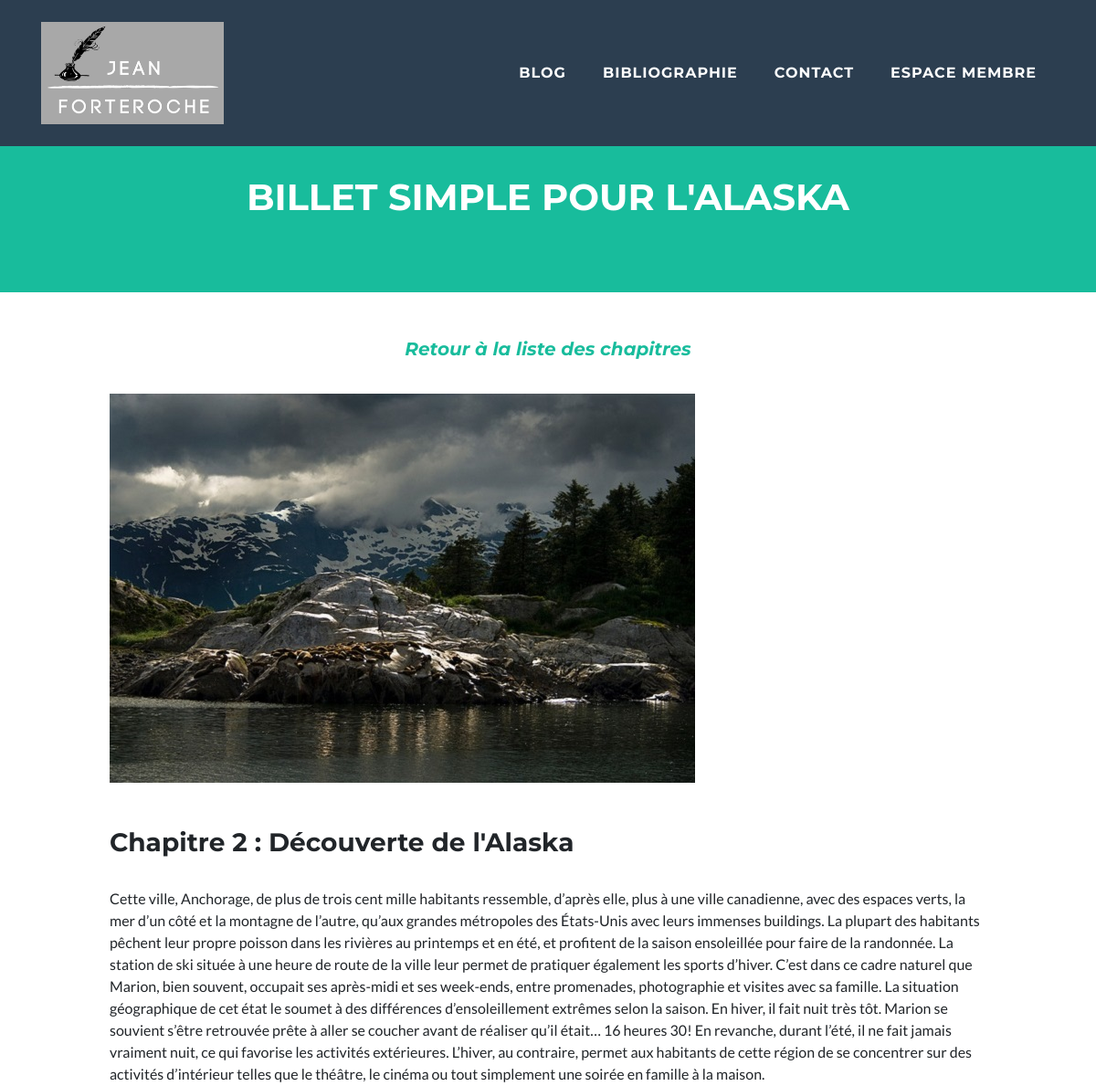
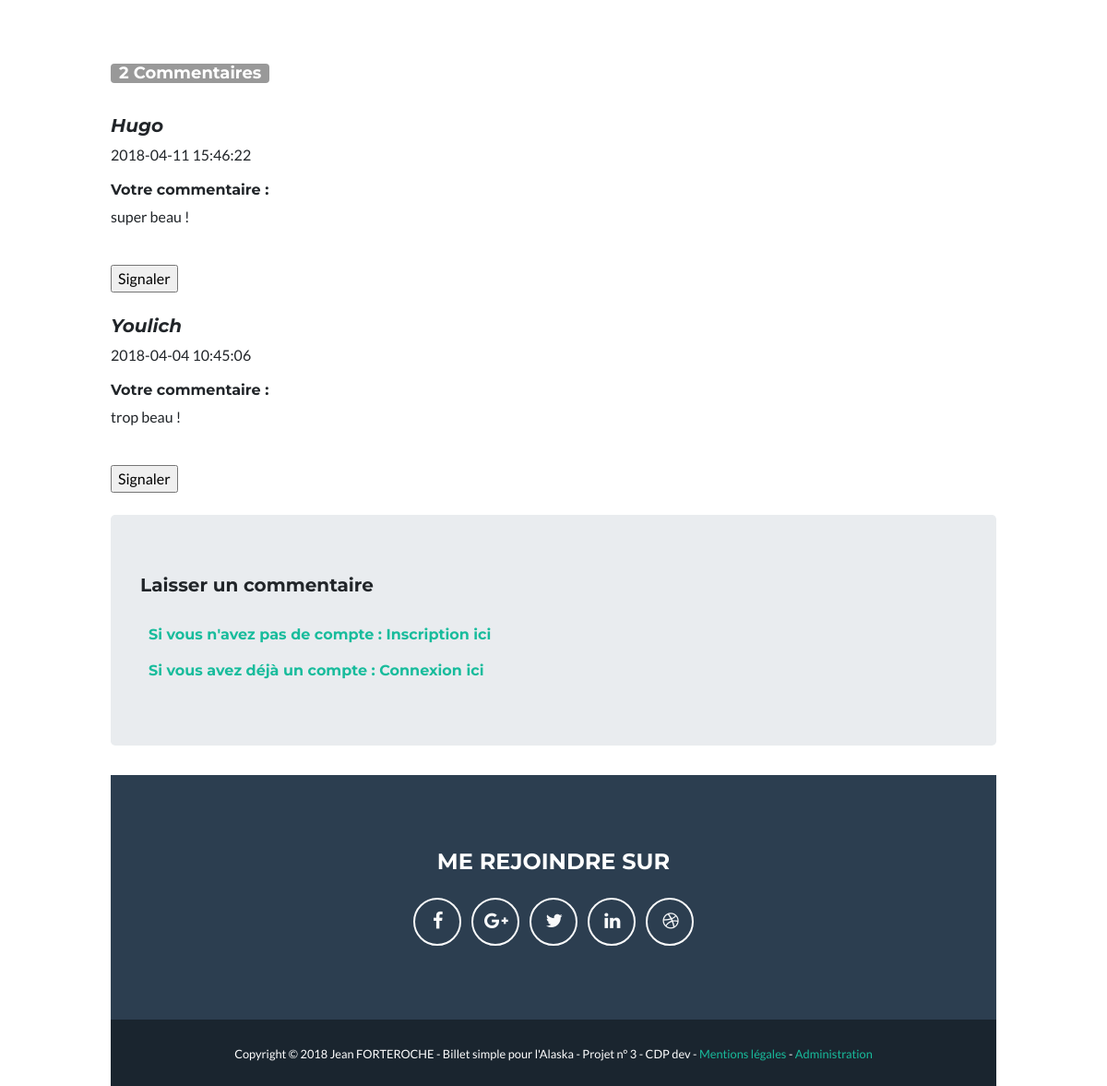
Screenshot of /index.php?action=chapter&id=2 with the database file from the repository (2 pictures, top to bottom).
### tables this page shows
CREATE TABLE IF NOT EXISTS `images` (
  `id` int(11) NOT NULL AUTO_INCREMENT,
  `name` varchar(255) NOT NULL,
  `fileUrl` varchar(255) NOT NULL,
  `chapterId` int(11) DEFAULT NULL,
  PRIMARY KEY (`id`)
);

CREATE TABLE IF NOT EXISTS `chapters` (
  `id` int(11) NOT NULL AUTO_INCREMENT,
  `chapterDate` date DEFAULT NULL,
  `title` varchar(255) DEFAULT NULL,
  `content` text,
  `resum` text,
  `nbcomms` int(11) DEFAULT NULL,
  `bookId` int(11) DEFAULT NULL,
  `imageId` int(11) DEFAULT NULL,
  PRIMARY KEY (`id`)
);

CREATE TABLE IF NOT EXISTS `comments` (
  `id` int(11) NOT NULL AUTO_INCREMENT,
  `comment` text NOT NULL,
  `commentDate` datetime NOT NULL,
  `chapterId` int(11) NOT NULL,
  `membreId` int(11) NOT NULL,
  `membrePseudo` varchar(255) NOT NULL,
  `statut` enum('En attente','Valide','Refus','Alerte') NOT NULL,
  PRIMARY KEY (`id`)
);

### index.php (called while the page is built, shortened)
<?php
require_once("controler/Autoload.php");
$router = new \router\Router();
$router->diriger();

### model/ImagesManager.php (called while the page is built, shortened)
<?php
class ImagesManager extends DbConnect
{
    public function getImage($chapterId)
    {
        $pdo = $this->dbConnect();
        $PDOStatement = $pdo->prepare('SELECT * FROM images WHERE chapterId = ?');
        $PDOStatement->execute(array($chapterId));
        while ($data = $PDOStatement->fetch(\PDO::FETCH_ASSOC)) {
            $image = new Images();
            $image->hydrate($data);
        }
        return $image;
    }
}

### model/ChapterManager.php (called while the page is built, shortened)
<?php
class ChapterManager extends DbConnect
{
    public function getChapter ($chapterId)
    {
        $db = $this->dbConnect();
        $req = $db->prepare('SELECT id, title, resum, bookId, content, imageId,  DATE_FORMAT(chapterDate, \'%d/%m/%Y / %HH%imin\') AS chapterDatefr FROM chapters WHERE id = ?');
        $req->execute(array($chapterId));
        while ($data = $req->fetch()) {
            $chapterselect = new Chapter();
            $chapterselect->hydrate($data);
        }
        return $chapterselect;
    }
}

### controler/Autoload.php (called while the page is built, shortened)
<?php
class Autoload
{
    static function chargerClass($class)
    {
        $file = str_replace('\\','/',$class);
        $file = ltrim($file,'/');
    }
}

### entity/Images.php (called while the page is built, shortened)
<?php
class Images
{
    private $fileUrl;
    public function hydrate(array $donnees)
    {
        foreach ($donnees as $key => $value)
        {
            $method = 'set'.ucfirst($key);
        }
    }
    public function getFileUrl()
    {
        return $this->fileUrl;
    }
    public function setFileUrl ($fileUrl)
    {
        $this->fileUrl = $fileUrl;
    }
}

### entity/Chapter.php (called while the page is built, shortened)
<?php
class Chapter
{
    private $id;
    private $title;
    private $content;
    public function hydrate(array $donnees)
    {
        foreach ($donnees as $key => $value)
        {
            $method = 'set'.ucfirst($key);
        }
    }
    public function getId()
    {
        return $this->id;
    }
    public function setId($id)
    {
        $this->id = $id;
    }
    public function getTitle()
    {
        return $this->title;
    }
    public function setTitle($title)
    {
        $this->title = $title;
    }
    public function getContent()
    {
        return $this->content;
    }
    public function setContent($content)
    {
        $this->content = $content;
    }
}

### model/CommentManager.php (called while the page is built, shortened)
<?php
class CommentManager extends DbConnect
{
    public function getCommentsChapter ($chapterId)
    {
        $comments = array();
        $db = $this->dbConnect();
        $req = $db->prepare('SELECT * FROM comments WHERE chapterId = ? ORDER BY commentDate DESC');
        $req->execute(array($chapterId));
        while ($data = $req->fetch()) {
            $comment = new Comment();
            $comment->hydrate($data);
            $comments[] = $comment;
        }
        return $comments;
    }
    public function CountCommentsChapter($chapterId)
    {
        $pdo = $this->dbConnect();
        $PDOStatement = $pdo->prepare('SELECT COUNT(*) as total FROM comments WHERE chapterId = ?');
        $PDOStatement->execute(array($chapterId));
        $data = $PDOStatement->fetch();
        return $count = $data['total'];
    }
}

### entity/Comment.php (called while the page is built, shortened)
<?php
class Comment
{
    private $comment;
    private $commentDate;
    private $membrePseudo;
    public function hydrate(array $donnees)
    {
        foreach ($donnees as $key => $value)
        {
            $method = 'set'.ucfirst($key);
        }
    }
    public function getComment ()
    {
        return $this->comment;
    }
    public function setComment ($comment)
    {
        $this->comment = $comment;
    }
    public function getCommentDate()
    {
        return $this->commentDate;
    }
    public function setCommentDate ($commentDate)
    {
        $this->commentDate = $commentDate;
    }
    public function getMembrePseudo()
    {
        return $this->membrePseudo;
    }
    public function setMembrePseudo ($membrePseudo)
    {
        $this->membrePseudo = $membrePseudo;
    }
}

### view/frontend/ChapterView.php (the view, shortened to what this page needs)
    <em><h5 class="link text-center"><a href="index.php?action=listChapters">Retour à la liste des chapitres</a></em> </h5>
    <div class="post">
        <p>
            <img src="<?php echo $image?>" />
        </p>
        <h3><br>
            <?= htmlspecialchars($chapter->getTitle()) ?>
        </h3><br>
        <p>
            <?= htmlspecialchars($chapter->getContent()) ?>
        </p>
    </div>
    <br><br>
    <h4 id="nbcomments" ><span class="badge"><?= $nbComms ?> Commentaires</span></h4>
    <br/>
<?php foreach ($comments as $comment)
{ ?>
    <div>
        <h5><em><?= htmlspecialchars($comment->getMembrePseudo()) ?></em></h5>
        <?php echo $comment->getCommentDate() ?>
        <br>
        <p><h6>Votre commentaire : </h6><?= htmlspecialchars($comment->getComment()) ?></p>
        <br/>
        <a href="index.php?action=signaled&amp;id=<?php echo $chapter->getId() ?>"><input type="button" value="Signaler"></a>
    </div>
    <br/>
    <?php
} ?>
    <div class="jumbotron">
            <h5>Laisser un commentaire</h5>
            <br>
            <?php if (isset($_SESSION['id'])) {?>
            <form action="index.php?action=addComment&amp;id=<?= $chapter->getId() ?>" method="post">
                <div>
                    <?php
                    echo $_SESSION['pseudo']; ?>
                </div>
                <div>
                    <label for="comment">Commentaire</label><br />
                    <textarea id="comment" name="comment"></textarea>
                </div>
                <div>
                    <input type="submit" value="Envoyer" />
                </div>
            </form>
    </div>
    <div id="endpage" class="col-lg-4 mx-auto" align="center">
        <?php if (isset($_SESSION['error'])){ ?>
        <div class="alert alert-danger">
            <?php echo $_SESSION['error'];} ?></div>
        <?php unset($_SESSION['error']);?></div>
    <div class="col-lg-4 mx-auto" align="center">
        <?php if (isset($_SESSION['success'])){?>
        <div class="alert alert-success">
            <?php echo $_SESSION['success'];} ?></div>
    </div>
<?php } else {?>
    <h6><a href="index.php?action=inscripMembre" class="info"> Si vous n'avez pas de compte : Inscription ici </a><br/><br/>
        <a href="index.php?action=connectMembre" class="info"> Si vous avez déjà un compte : Connexion ici</a></br></h6>
<?php }?>
<?php require('templateBlog.php'); ?>

### public/css/style.css (style rules this page uses)
.info { padding-left: 1%; color : #18bc9c; }
.post { clear: both; padding-top: 3%; }
.badge { padding: 1px 9px 2px; font-weight: bold; white-space: nowrap; color: #ffffff; background-color: #999999; }

### rows the page displays
images: fileUrl (picture)
chapters: title "Chapitre 2 : Découverte de l'Alaska", content "Cette ville, Anchorage, de plus de trois cent mille habitants ressemble, d’après elle, plus à une ville canadienne, avec des espaces verts, la mer d’un côté et la montagne de l’autre, qu’aux grandes métropoles des États-Unis avec leurs immenses buildings. La plupart des habitants pêchent leur propre poisson dans les rivières au printemps et en été, et profitent de la saison ensoleillée pour faire de la randonnée. La station de ski située à une heure de route de la ville leur permet de pratiquer également les sports d’hiver. C’est dans ce cadre naturel que Marion, bien souvent, occupait ses après-midi et ses week-ends, entre promenades, photographie et visites avec sa famille. La situation…"
comments: membrePseudo "Hugo", commentDate "2018-04-11 15:46:22", comment "super beau !"
comments: membrePseudo "Youlich", commentDate "2018-04-04 10:45:06", comment "trop beau !"

### other values shown
$nbComms "2"
